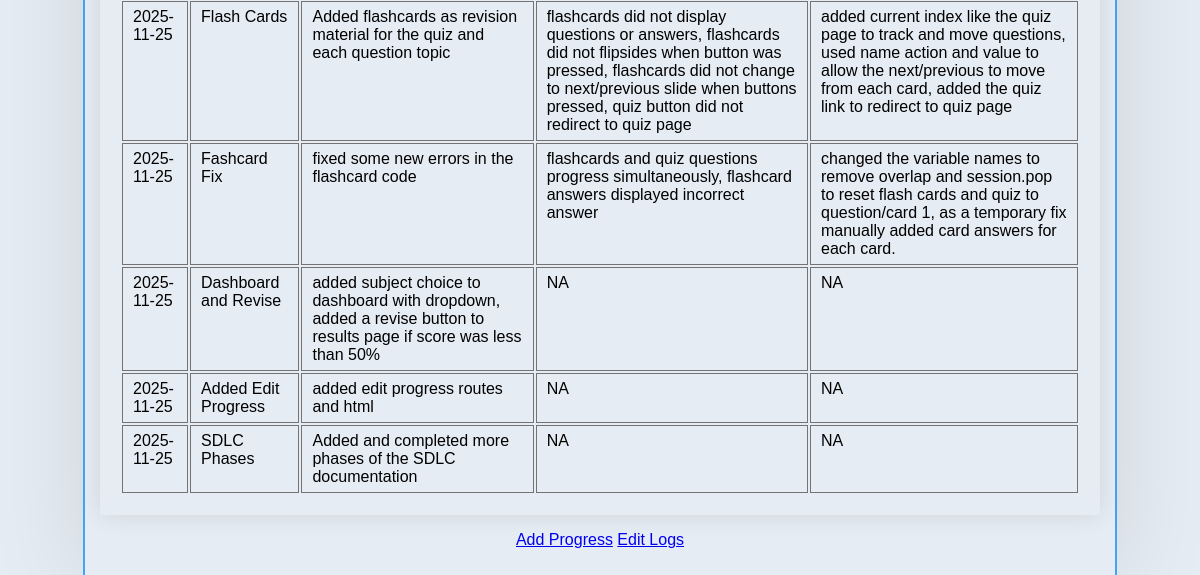
Page /logs (signed in, lower part) on the earlier database version.
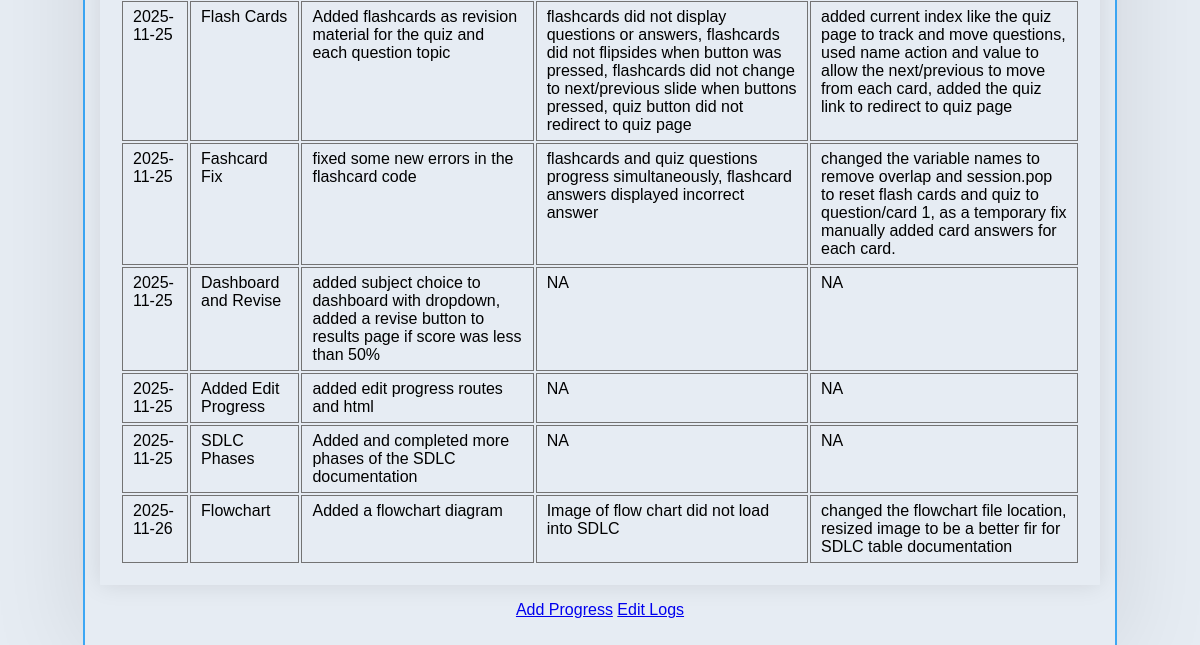
Same page on the later database version.
### tables this page shows
CREATE TABLE progresslogs (
    id INTEGER PRIMARY KEY AUTOINCREMENT,
    user_id INTEGER NOT NULL,
    date TEXT NOT NULL,
    title TEXT NOT NULL UNIQUE,
    details TEXT NOT NULL,
    image_path TEXT,
    challenges TEXT NOT NULL,
    solutions TEXT NOT NULL
);

### app.py (the view)
@app.route('/logs', methods = ['GET', 'POST'])
@login_required
def logs():
    conn = get_db_connection()
    cursor = conn.cursor()
    cursor.execute("SELECT date, title, details, challenges, solutions FROM progresslogs WHERE user_id = ? ORDER BY date ASC", (current_user.id,))
    posts = cursor.fetchall()
    conn.close()
    return render_template('logs.html', posts = posts, username=current_user.username)

### app.py (called while the page is built)
@login_manager.user_loader
def load_user(user_id):
    conn = get_db_connection()
    cursor = conn.cursor()
    cursor.execute('SELECT id, username FROM users WHERE id = ?', (user_id),)
    user = cursor.fetchone()
    conn.close()
    if user:
        return User(id=user['id'], username = user['username'])
    return None

def get_db_connection(): # connect to the database.db
    conn = sqlite3.connect('database.db')
    conn.row_factory = sqlite3.Row
    return conn

### templates/logs.html (shortened to what this page needs)
{% extends 'base.html' %}
{% block content %}
<form class="table">
    {% if posts %}
        <table>
        {% for post in posts %}
            <tr>
                <td>{{ post.date }}</td>
                <td>{{ post.title }}</td>
                <td>{{ post.details }}</td>
                <td>{{ post.challenges }}</td>
                <td>{{ post.solutions }}</td>
            </tr>
        {% endfor%}
        </table>
        <p class="progress"><a href="{{ url_for('addprogress') }}">Add Progress</a>
        <a href="{{ url_for('edit_log') }}">Edit Logs</a></p>
    {%endif%}
</form>
{% endblock %}

### templates/base.html (shortened to what this page needs)
<!DOCTYPE html>
<html lang="en">
<head>
    <link rel="stylesheet" href="{{ url_for('static', filename='styles.css') }}">
</head>
<body>
    <content>
        {% block content %}
        {% endblock %}
    </content>
</body>
</html>

### static/styles.css (style rules this page uses)
body { font-family: Arial, sans-serif; margin: 10px; padding: 0; background-color: #e6ecf3; color:black; }
.table { max-width: 1000px; margin: 15px auto; padding: 15px; border-radius: 5px; box-shadow: 0 0 100px rgba(0,0,0, 0.1); align-content: center; vertical-align: top; }
.progress { text-align: center; border: #0a0a0a; }
form { max-width: 500px; margin: 15px auto; margin-top: 50px; padding: 15px; border-radius: 5px; box-shadow: 0 0 100px rgba(0, 8, 255, 0.1); align-content: center; border: 2px solid #3da7f4; }
table { max-width: 1500px; margin: 15px auto; padding: 20px; border-radius: 1px; box-shadow: 0 0 25px rgba(0,0,0, 0.1); align-content: center; }

Differences in the rows shown:
added progresslogs: date "2025-11-26", title "Flowchart", details "Added a flowchart diagram", challenges "Image of flow chart did not load into SDLC", solutions "changed the flowchart file location, resized image to be a better fir for SDLC table documentation"
